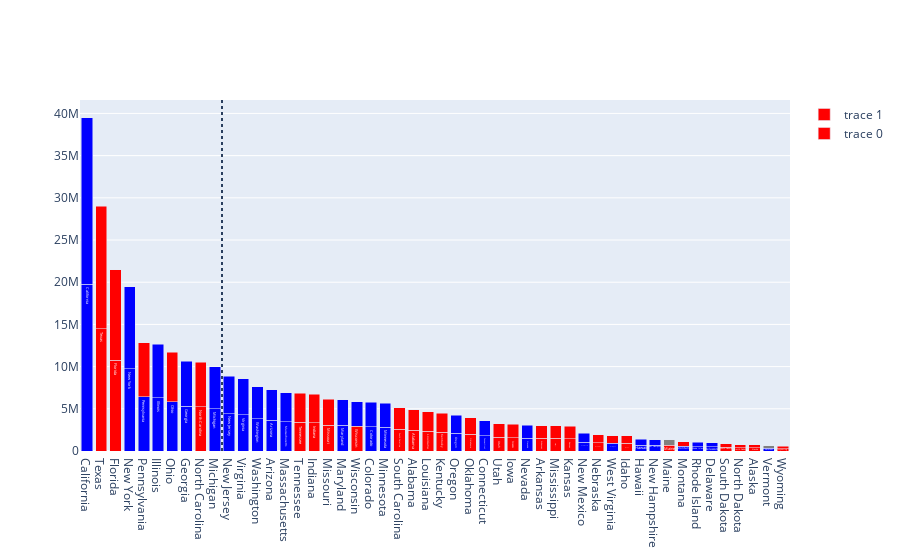

Notebook code for this chart:
### Code cell
stack_1 = new_sen[new_sen.index % 2 == 0]
stack_2 = new_sen[new_sen.index % 2 == 1]

colors1 = [colordict[k] for k in list(stack_1['Party.1'])]
colors2 = [colordict[k] for k in list(stack_2['Party.1'])]

stack_labels = list(range(50))



trace1 = go.Bar(
    x=list(stack_1['State']),
    y=list(stack_1['POPESTIMATE2019']/2),
    marker_color = colors1,
    text=list(stack_1['State']))

trace2 = go.Bar(
    x=list(stack_1['State']),
    y=list(stack_2['POPESTIMATE2019']/2),
    marker_color=colors2,
    hovertext=list(stack_2['State']))

fig = go.Figure([trace1])
fig.add_trace(trace2)
fig.add_vline(x=9.5, line_dash='dot')
fig.update_layout(barmode='stack', xaxis={'categoryorder':'total descending'})
#fig.update_layout(barmode='stack')
fig.show()    
# figure out how to just draw line between each half

### Figure 1 — Plotly figure (JSON) as saved in the notebook; plotly's stock layout.template omitted (floating-point values rounded to 4 significant figures)
{"data": [{"marker": {"color": ["red", "red", "blue", "red", "blue", "blue", "blue", "blue", "red", "blue", "blue", "red", "blue", "red", "red", "red", "red", "red", "red", "blue", "blue", "blue", "blue", "red", "red", "blue", "red", "blue", "blue", "blue", "blue", "blue", "red", "red", "blue", "red", "blue", "blue", "blue", "red", "red", "red", "red", "red", "blue", "blue", "blue", "blue", "red", "red"]}, "text": ["Alabama", "Alaska", "Arizona", "Arkansas", "California", "Colorado", "Connecticut", "Delaware", "Florida", "Georgia", "Hawaii", "Idaho", "Illinois", "Indiana", "Iowa", "Kansas", "Kentucky", "Louisiana", "Maine", "Maryland", "Massachusetts", "Michigan", "Minnesota", "Mississippi", "Missouri", "Montana", "Nebraska", "Nevada", "New Hampshire", "New Jersey", "New Mexico", "New York", "North Carolina", "North Dakota", "Ohio", "Oklahoma", "Oregon", "Pennsylvania", "Rhode Island", "South Carolina", "South Dakota", "Tennessee", "Texas", "Utah", "Vermont", "Virginia", "Washington", "West Virginia", "Wisconsin", "Wyoming"], "type": "bar", "x": ["Alabama", "Alaska", "Arizona", "Arkansas", "California", "Colorado", "Connecticut", "Delaware", "Florida", "Georgia", "Hawaii", "Idaho", "Illinois", "Indiana", "Iowa", "Kansas", "Kentucky", "Louisiana", "Maine", "Maryland", "Massachusetts", "Michigan", "Minnesota", "Mississippi", "Missouri", "Montana", "Nebraska", "Nevada", "New Hampshire", "New Jersey", "New Mexico", "New York", "North Carolina", "North Dakota", "Ohio", "Oklahoma", "Oregon", "Pennsylvania", "Rhode Island", "South Carolina", "South Dakota", "Tennessee", "Texas", "Utah", "Vermont", "Virginia", "Washington", "West Virginia", "Wisconsin", "Wyoming"], "y": [2452000.0, 365800.0, 3639000.0, 1508902, 19760000.0, 2879368, 1783000.0, 486882, 10740000.0, 5309000.0, 707936, 893500.0, 6336000.0, 3366000.0, 1577535, 1456657, 2234000.0, 2324397, 672106, 3022840, 3446000.0, 4993000.0, 2819816, 1488000.0, 3068714, 534389, 967204, 1540078, 679900.0, 4441095, 1048000.0, 9727000.0, 5244042, 381031, 5844550, 1978000.0, 2109000.0, 6401000.0, 529700.0, 2574357, 442300.0, 3414587, 14500000.0, 1602979, 312000.0, 4268000.0, 3807000.0, 896100.0, 2911217, 289400.0]}, {"hovertext": ["Alabama", "Alaska", "Arizona", "Arkansas", "California", "Colorado", "Connecticut", "Delaware", "Florida", "Georgia", "Hawaii", "Idaho", "Illinois", "Indiana", "Iowa", "Kansas", "Kentucky", "Louisiana", "Maine", "Maryland", "Massachusetts", "Michigan", "Minnesota", "Mississippi", "Missouri", "Montana", "Nebraska", "Nevada", "New Hampshire", "New Jersey", "New Mexico", "New York", "North Carolina", "North Dakota", "Ohio", "Oklahoma", "Oregon", "Pennsylvania", "Rhode Island", "South Carolina", "South Dakota", "Tennessee", "Texas", "Utah", "Vermont", "Virginia", "Washington", "West Virginia", "Wisconsin", "Wyoming"], "marker": {"color": ["red", "red", "blue", "red", "blue", "blue", "blue", "blue", "red", "blue", "blue", "red", "blue", "red", "red", "red", "red", "red", "gray", "blue", "blue", "blue", "blue", "red", "red", "red", "red", "blue", "blue", "blue", "blue", "blue", "red", "red", "red", "red", "blue", "red", "blue", "red", "red", "red", "red", "red", "gray", "blue", "blue", "red", "blue", "red"]}, "type": "bar", "x": ["Alabama", "Alaska", "Arizona", "Arkansas", "California", "Colorado", "Connecticut", "Delaware", "Florida", "Georgia", "Hawaii", "Idaho", "Illinois", "Indiana", "Iowa", "Kansas", "Kentucky", "Louisiana", "Maine", "Maryland", "Massachusetts", "Michigan", "Minnesota", "Mississippi", "Missouri", "Montana", "Nebraska", "Nevada", "New Hampshire", "New Jersey", "New Mexico", "New York", "North Carolina", "North Dakota", "Ohio", "Oklahoma", "Oregon", "Pennsylvania", "Rhode Island", "South Carolina", "South Dakota", "Tennessee", "Texas", "Utah", "Vermont", "Virginia", "Washington", "West Virginia", "Wisconsin", "Wyoming"], "y": [2452000.0, 365800.0, 3639000.0, 1508902, 19760000.0, 2879368, 1783000.0, 486882, 10740000.0, 5309000.0, 707936, 893500.0, 6336000.0, 3366000.0, 1577535, 1456657, 2234000.0, 2324397, 672106, 3022840, 3446000.0, 4993000.0, 2819816, 1488000.0, 3068714, 534389, 967204, 1540078, 679900.0, 4441095, 1048000.0, 9727000.0, 5244042, 381031, 5844550, 1978000.0, 2109000.0, 6401000.0, 529700.0, 2574357, 442300.0, 3414587, 14500000.0, 1602979, 312000.0, 4268000.0, 3807000.0, 896100.0, 2911217, 289400.0]}], "layout": {"barmode": "stack", "shapes": [{"line": {"dash": "dot"}, "type": "line", "x0": 9.5, "x1": 9.5, "xref": "x", "y0": 0, "y1": 1, "yref": "y domain"}], "xaxis": {"categoryorder": "total descending"}}}
